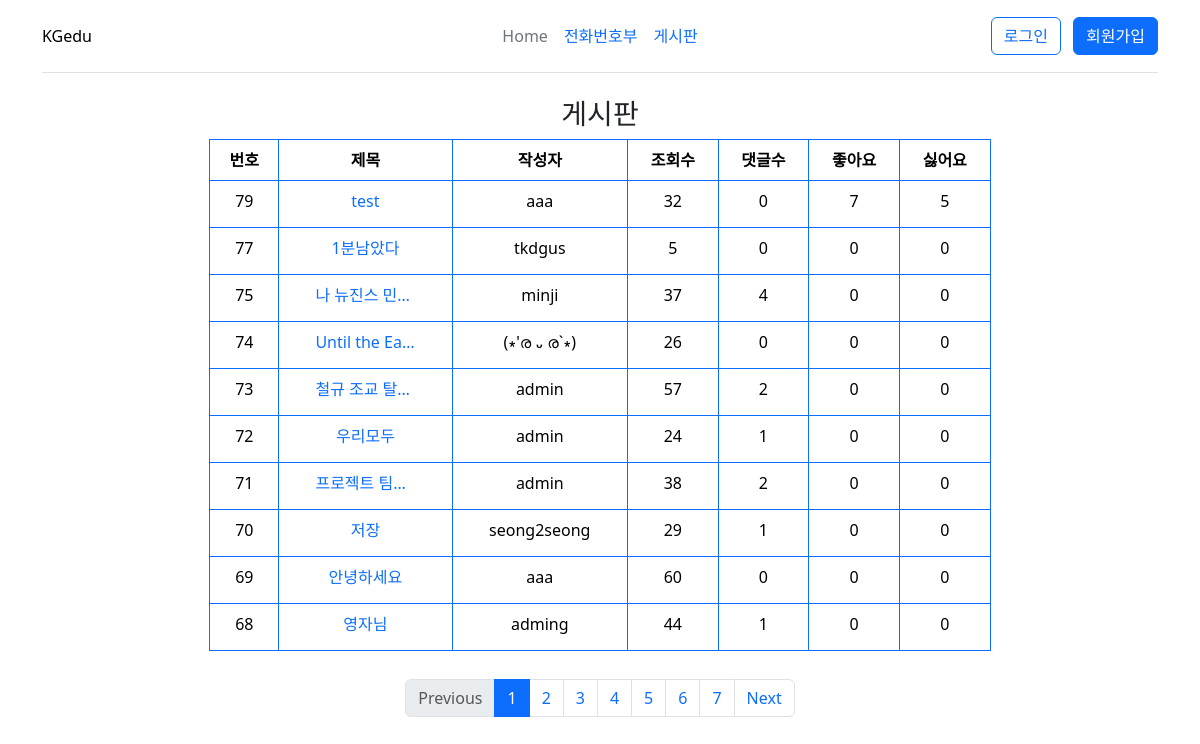
/border/page/1/, run on the app's committed database.
### border/models.py (models this page shows, shortened)
class Border(models.Model):
    제목 = models.CharField(max_length=255, blank=False, null=False)
    작성자 = models.CharField(max_length=255, blank=False, null=False)
    내용 = models.TextField(null=False)
    작성일 = models.DateTimeField(null=False)
    수정일 = models.DateTimeField(null=False)
    조회수 = models.IntegerField(null=False)
    댓글수 = models.IntegerField(null=False, default=0)
    좋아요 = models.IntegerField(null=False, default=0)
    싫어요 = models.IntegerField(null=False, default=0)

### border/views.py (the view)
# urls.py: re_path(r'page/(\d+)/$', views.index, name='I'),
def index(request, page):
    border = Border.objects.all().order_by('-id')
    paging = Paginator(border, 10)
    str_page = str(page)
    last = int(str_page[-1])
    first = int(str_page[:-1] + '1')
    if last == 0:
        max = first
        first = max - 10
    elif first + 10 > paging.num_pages:
        max = paging.num_pages + 1
    else :
        max = first + 10
    page_num = range(first, max)
    try:
        content = {
            'border':paging.page(page),
            'page_num':page_num,
        }
    except:
        content = {
            'border':paging.page(paging.num_pages),
            'page_num':page_num,
        }
    return render(request, 'border/index.html', content);

### template/border/index.html (shortened to what this page needs)
{% extends 'main.html' %}
{% block content %}
    <h3 class="text-center">게시판</h3>
    <div style="height:540px">
    <table class="table table-bordered border-primary text-center"
        style="width:70%" align="center">
        <tr>
            <th>번호</th>
            <th>제목</th>
            <th>작성자</th>
            <th>조회수</th>
            <th>댓글수</th>
            <th>좋아요</th>
            <th>싫어요</th>
        </tr>
        {% for value in border %}
        <tr>
            <td>{{ value.id }}</td>
            <td><a href='{% url "BD:D" value.id %}'><span class="d-inline-block text-truncate" style="max-width: 100px;">{{ value.제목 }}</span></a></td>
            <td>{{ value.작성자 }}</td>
            <td>{{ value.조회수 }}</td>
            <td>{{ value.댓글수 }}</td>
            <td>{{ value.좋아요 }}</td>
            <td>{{ value.싫어요 }}</td>
        </tr>
        {% endfor %}
    </table>
    </div>
    <ul class="pagination d-flex justify-content-center">
        {% if border.has_previous %}
            <li class="page-item">
                <a href="/border/page/{{ border.previous_page_number }}/"
                    class="page-link">Previous</a>
            </li>
        {% else %}
            <li class="page-item disabled">
                <a href="" class="page-link">Previous</a>
            </li>
        {% endif %}
        {% for i in page_num %}
            {% if border.number == i %}
                <li class="page-item active"><a href="/border/page/{{i}}/" class="page-link">{{i}}</a></li>
            {% else %}
                <li class="page-item"><a href="/border/page/{{i}}/" class="page-link">{{i}}</a></li>
            {% endif %}
        {% endfor %}
        {% if border.has_next %}
            <li class="page-item">
                <a href="/border/page/{{ border.next_page_number }}/"
                    class="page-link">Next</a>
            </li>
        {% else %}
            <li class="page-item disabled">
                <a href=""
                    class="page-link">Next</a>
            </li>
        {% endif %}
    </ul>
{% endblock %}

### template/main.html (shortened to what this page needs)
<!DOCTYPE html>
<html lang="en">
<head>
    <link rel="stylesheet" href="https://cdn.jsdelivr.net/npm/bootstrap@5.3.3/dist/css/bootstrap.min.css">
</head>
<body>
    <div class="container" >
        <header class="d-flex flex-wrap align-items-center justify-content-center justify-content-md-between py-3 mb-4 border-bottom">
          <div class="col-md-3 mb-2 mb-md-0">
            <a href="/" class="d-inline-flex link-body-emphasis text-decoration-none">
              KGedu
            </a>
          </div>
          <ul class="nav col-12 col-md-auto mb-2 justify-content-center mb-md-0">
            <li><a href="/" class="nav-link px-2 link-secondary" id="home">Home</a></li>
            <li><a href="{% url 'PB:I' %}" class="nav-link px-2" id="book">전화번호부</a></li>
            <li><a href="{% url 'BD:I' 1 %}" class="nav-link px-2">게시판</a></li>
          </ul>
          <div class="col-md-3 text-end">
            {% if not user.is_active %}
            <button type="button" class="btn btn-outline-primary me-2"
                onclick="document.location.href='/account/login/'" id="login">로그인</button>
            <button type="button" class="btn btn-primary"
                onclick="document.location.href='/account/register/'" id="join">회원가입</button>
            {% endif %}
          </div>
        </header>
      </div>
      <div class="container">
        {% block content %}{% endblock %}
      </div>
</body>
</html>

### data on the page
Border: id "79", 제목 "test", 작성자 "aaa", 조회수 "32", 댓글수 "0", 좋아요 "7", 싫어요 "5"
Border: id "77", 제목 "1분남았다", 작성자 "tkdgus", 조회수 "5", 댓글수 "0", 좋아요 "0", 싫어요 "0"
Border: id "75", 제목 "나 뉴진스 민…", 작성자 "minji", 조회수 "37", 댓글수 "4", 좋아요 "0", 싫어요 "0"
Border: id "74", 제목 "Until the Ea…", 작성자 "(∗'ര ᎑ ര`∗)", 조회수 "26", 댓글수 "0", 좋아요 "0", 싫어요 "0"
Border: id "73", 제목 "철규 조교 탈…", 작성자 "admin", 조회수 "57", 댓글수 "2", 좋아요 "0", 싫어요 "0"
Border: id "72", 제목 "우리모두", 작성자 "admin", 조회수 "24", 댓글수 "1", 좋아요 "0", 싫어요 "0"
Border: id "71", 제목 "프로젝트 팀…", 작성자 "admin", 조회수 "38", 댓글수 "2", 좋아요 "0", 싫어요 "0"
Border: id "70", 제목 "저장", 작성자 "seong2seong", 조회수 "29", 댓글수 "1", 좋아요 "0", 싫어요 "0"
Border: id "69", 제목 "안녕하세요", 작성자 "aaa", 조회수 "60", 댓글수 "0", 좋아요 "0", 싫어요 "0"
Border: id "68", 제목 "영자님", 작성자 "adming", 조회수 "44", 댓글수 "1", 좋아요 "0", 싫어요 "0"

### other printed values
{{ i }} "1"
{{ i }} "2" "3" "4" "5" "6" "7"
